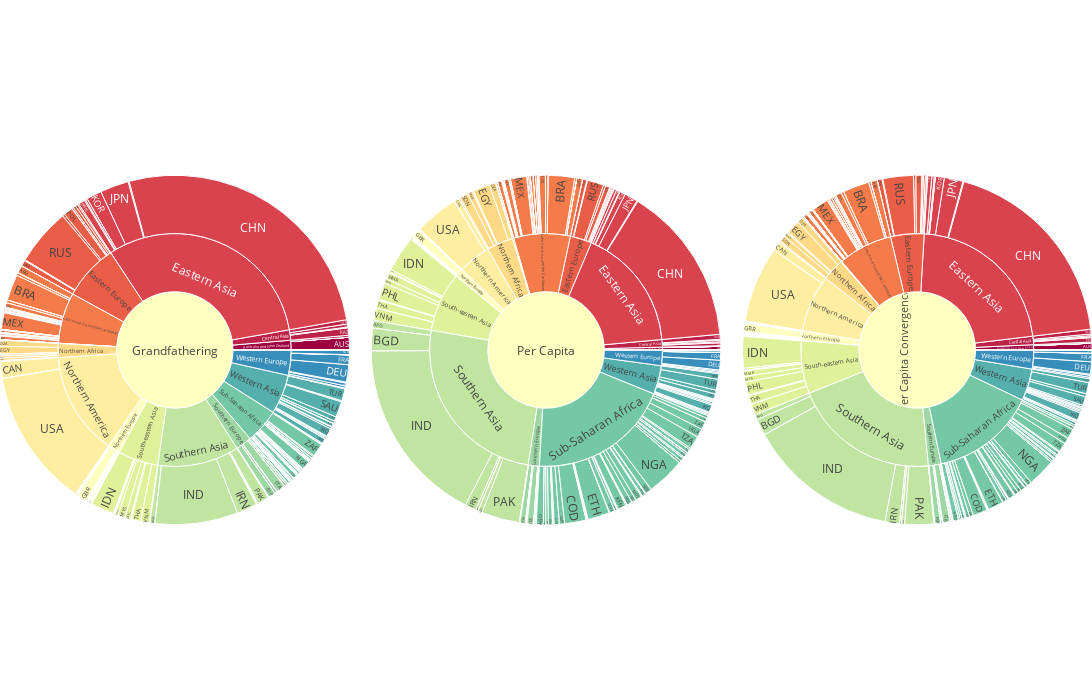

Write notebook code for a chart like this one.
### Code cell
fig = make_subplots(1, 3, specs=[[{"type": "domain"}, {"type": "domain"}, {"type": "domain"}]],
    horizontal_spacing = 0.02,
    vertical_spacing=0.02,)

for i in range(3):
    row = [1, 1, 1, 2][i]
    col = [1, 2, 3, 2][i]
    app = ['GF', "PC", "PCC", "PCC"][i]
    dfh = dfs[i]
    fig.add_trace(go.Sunburst(
        labels=dfh.id,
        parents=dfh.parent, #df.CONT[:4],
        values=dfh.value, #df.GF[:5],
        branchvalues='total',
        hovertemplate='<b>%{label} </b> <br>Budget: %{value}',
        name='',
        marker=dict(
            colors=dfh.color,
            colorscale='Spectral',
            cmid=0.5),
    ), row, col)
fig.update_traces(sort=False, selector=dict(type='sunburst')) 
fig.update_layout(margin = dict(t=0, l=0, r=0, b=0), height=700, width=2100)
#fig.update_traces(leaf=dict(opacity = 0.5))
fig.show()

### Figure 1 — Plotly figure (JSON) as saved in the notebook; plotly's stock layout.template omitted (floating-point values rounded to 4 significant figures; data arrays with more than 128 entries replaced by an {"elided": "..."} marker saying what was removed)
{"data": [{"branchvalues": "total", "domain": {"x": [0, 0.32], "y": [0, 1]}, "hovertemplate": "<b>%{label} </b> <br>Budget: %{value}", "labels": {"elided": "269 str values"}, "marker": {"cmid": 0.5, "colors": {"elided": "269 float values"}, "colorscale": [[0, "rgb(158,1,66)"], [0.1, "rgb(213,62,79)"], [0.2, "rgb(244,109,67)"], [0.3, "rgb(253,174,97)"], [0.4, "rgb(254,224,139)"], [0.5, "rgb(255,255,191)"], [0.6, "rgb(230,245,152)"], [0.7, "rgb(171,221,164)"], [0.8, "rgb(102,194,165)"], [0.9, "rgb(50,136,189)"], [1, "rgb(94,79,162)"]]}, "name": "", "parents": {"elided": "269 str values"}, "sort": false, "type": "sunburst", "values": {"elided": "269 float values"}}, {"branchvalues": "total", "domain": {"x": [0.34, 0.66], "y": [0, 1]}, "hovertemplate": "<b>%{label} </b> <br>Budget: %{value}", "labels": {"elided": "269 str values"}, "marker": {"cmid": 0.5, "colors": {"elided": "269 float values"}, "colorscale": [[0, "rgb(158,1,66)"], [0.1, "rgb(213,62,79)"], [0.2, "rgb(244,109,67)"], [0.3, "rgb(253,174,97)"], [0.4, "rgb(254,224,139)"], [0.5, "rgb(255,255,191)"], [0.6, "rgb(230,245,152)"], [0.7, "rgb(171,221,164)"], [0.8, "rgb(102,194,165)"], [0.9, "rgb(50,136,189)"], [1, "rgb(94,79,162)"]]}, "name": "", "parents": {"elided": "269 str values"}, "sort": false, "type": "sunburst", "values": {"elided": "269 float values"}}, {"branchvalues": "total", "domain": {"x": [0.68, 1], "y": [0, 1]}, "hovertemplate": "<b>%{label} </b> <br>Budget: %{value}", "labels": {"elided": "269 str values"}, "marker": {"cmid": 0.5, "colors": {"elided": "269 float values"}, "colorscale": [[0, "rgb(158,1,66)"], [0.1, "rgb(213,62,79)"], [0.2, "rgb(244,109,67)"], [0.3, "rgb(253,174,97)"], [0.4, "rgb(254,224,139)"], [0.5, "rgb(255,255,191)"], [0.6, "rgb(230,245,152)"], [0.7, "rgb(171,221,164)"], [0.8, "rgb(102,194,165)"], [0.9, "rgb(50,136,189)"], [1, "rgb(94,79,162)"]]}, "name": "", "parents": {"elided": "269 str values"}, "sort": false, "type": "sunburst", "values": {"elided": "269 float values"}}], "layout": {"height": 700, "margin": {"b": 0, "l": 0, "r": 0, "t": 0}, "width": 2100}}
